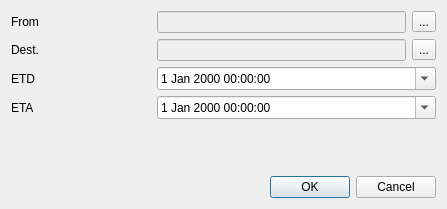
<?xml version="1.0" encoding="UTF-8"?>
<ui version="4.0">
 <class>DialogAddPortRotation</class>
 <widget class="QDialog" name="DialogAddPortRotation">
  <property name="geometry">
   <rect>
    <x>0</x>
    <y>0</y>
    <width>447</width>
    <height>209</height>
   </rect>
  </property>
  <property name="windowTitle">
   <string>Dialog</string>
  </property>
  <layout class="QVBoxLayout" name="verticalLayout">
   <item>
    <layout class="QHBoxLayout" name="horizontalLayout_5" stretch="3,6">
     <item>
      <widget class="QLabel" name="label_2">
       <property name="text">
        <string>From</string>
       </property>
      </widget>
     </item>
     <item>
      <layout class="QHBoxLayout" name="horizontalLayout">
       <item>
        <widget class="QLineEdit" name="lineEdit">
         <property name="enabled">
          <bool>false</bool>
         </property>
        </widget>
       </item>
       <item>
        <widget class="QToolButton" name="browseFromPort">
         <property name="text">
          <string>...</string>
         </property>
        </widget>
       </item>
      </layout>
     </item>
    </layout>
   </item>
   <item>
    <layout class="QHBoxLayout" name="horizontalLayout_6" stretch="3,6">
     <item>
      <widget class="QLabel" name="label_3">
       <property name="text">
        <string>Dest.</string>
       </property>
      </widget>
     </item>
     <item>
      <layout class="QHBoxLayout" name="horizontalLayout_2">
       <item>
        <widget class="QLineEdit" name="lineEdit_2">
         <property name="enabled">
          <bool>false</bool>
         </property>
        </widget>
       </item>
       <item>
        <widget class="QToolButton" name="browseDestPort">
         <property name="text">
          <string>...</string>
         </property>
        </widget>
       </item>
      </layout>
     </item>
    </layout>
   </item>
   <item>
    <layout class="QHBoxLayout" name="horizontalLayout_3" stretch="3,6">
     <item>
      <widget class="QLabel" name="label_4">
       <property name="text">
        <string>ETD</string>
       </property>
      </widget>
     </item>
     <item>
      <widget class="QDateTimeEdit" name="dateTimeEditETD">
       <property name="calendarPopup">
        <bool>true</bool>
       </property>
      </widget>
     </item>
    </layout>
   </item>
   <item>
    <layout class="QHBoxLayout" name="horizontalLayout_4" stretch="3,6">
     <item>
      <widget class="QLabel" name="label_5">
       <property name="text">
        <string>ETA</string>
       </property>
      </widget>
     </item>
     <item>
      <widget class="QDateTimeEdit" name="dateTimeEditETA">
       <property name="calendarPopup">
        <bool>true</bool>
       </property>
      </widget>
     </item>
    </layout>
   </item>
   <item>
    <spacer name="verticalSpacer">
     <property name="orientation">
      <enum>Qt::Orientation::Vertical</enum>
     </property>
     <property name="sizeHint" stdset="0">
      <size>
       <width>20</width>
       <height>40</height>
      </size>
     </property>
    </spacer>
   </item>
   <item>
    <widget class="QDialogButtonBox" name="buttonBox">
     <property name="orientation">
      <enum>Qt::Orientation::Horizontal</enum>
     </property>
     <property name="standardButtons">
      <set>QDialogButtonBox::StandardButton::Cancel|QDialogButtonBox::StandardButton::Ok</set>
     </property>
    </widget>
   </item>
  </layout>
 </widget>
 <resources/>
 <connections>
  <connection>
   <sender>buttonBox</sender>
   <signal>accepted()</signal>
   <receiver>DialogAddPortRotation</receiver>
   <slot>accept()</slot>
   <hints>
    <hint type="sourcelabel">
     <x>248</x>
     <y>254</y>
    </hint>
    <hint type="destinationlabel">
     <x>157</x>
     <y>274</y>
    </hint>
   </hints>
  </connection>
  <connection>
   <sender>buttonBox</sender>
   <signal>rejected()</signal>
   <receiver>DialogAddPortRotation</receiver>
   <slot>reject()</slot>
   <hints>
    <hint type="sourcelabel">
     <x>316</x>
     <y>260</y>
    </hint>
    <hint type="destinationlabel">
     <x>286</x>
     <y>274</y>
    </hint>
   </hints>
  </connection>
 </connections>
</ui>
